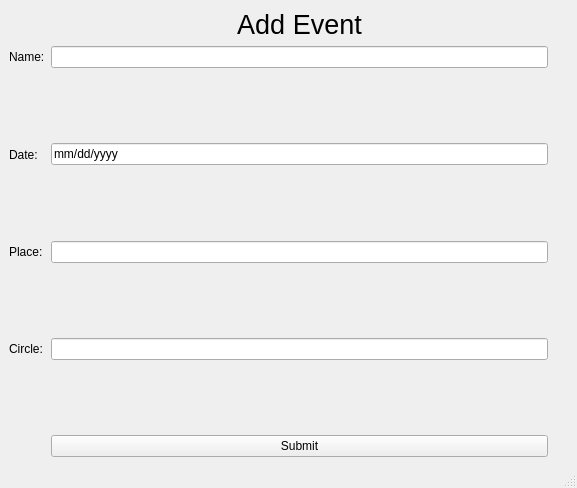
<?xml version="1.0" encoding="UTF-8"?>
<ui version="4.0">
 <class>MainWindow</class>
 <widget class="QMainWindow" name="MainWindow">
  <property name="geometry">
   <rect>
    <x>0</x>
    <y>0</y>
    <width>577</width>
    <height>488</height>
   </rect>
  </property>
  <property name="windowTitle">
   <string>Add Event</string>
  </property>
  <widget class="QWidget" name="centralwidget">
   <layout class="QGridLayout" name="gridLayout">
    <item row="4" column="1">
     <widget class="QLineEdit" name="circle_entry"/>
    </item>
    <item row="2" column="1">
     <widget class="QLineEdit" name="date_entry">
      <property name="text">
       <string>mm/dd/yyyy</string>
      </property>
     </widget>
    </item>
    <item row="2" column="0">
     <widget class="QLabel" name="date_label">
      <property name="text">
       <string>Date:</string>
      </property>
     </widget>
    </item>
    <item row="5" column="1">
     <widget class="QPushButton" name="submission_button">
      <property name="text">
       <string>Submit</string>
      </property>
     </widget>
    </item>
    <item row="1" column="0">
     <widget class="QLabel" name="name_label">
      <property name="text">
       <string>Name:</string>
      </property>
     </widget>
    </item>
    <item row="1" column="1">
     <widget class="QLineEdit" name="name_entry">
      <property name="text">
       <string/>
      </property>
     </widget>
    </item>
    <item row="3" column="0">
     <widget class="QLabel" name="date_label_2">
      <property name="text">
       <string>Place:</string>
      </property>
     </widget>
    </item>
    <item row="3" column="1">
     <widget class="QLineEdit" name="place_entry">
      <property name="text">
       <string/>
      </property>
     </widget>
    </item>
    <item row="4" column="0">
     <widget class="QLabel" name="data_label_3">
      <property name="text">
       <string>Circle:</string>
      </property>
     </widget>
    </item>
    <item row="0" column="1">
     <widget class="QLabel" name="title">
      <property name="font">
       <font>
        <pointsize>20</pointsize>
       </font>
      </property>
      <property name="text">
       <string>Add Event</string>
      </property>
      <property name="alignment">
       <set>Qt::AlignCenter</set>
      </property>
     </widget>
    </item>
    <item row="4" column="2">
     <spacer name="verticalSpacer_2">
      <property name="orientation">
       <enum>Qt::Vertical</enum>
      </property>
      <property name="sizeHint" stdset="0">
       <size>
        <width>20</width>
        <height>40</height>
       </size>
      </property>
     </spacer>
    </item>
    <item row="2" column="2">
     <spacer name="verticalSpacer">
      <property name="orientation">
       <enum>Qt::Vertical</enum>
      </property>
      <property name="sizeHint" stdset="0">
       <size>
        <width>20</width>
        <height>40</height>
       </size>
      </property>
     </spacer>
    </item>
   </layout>
  </widget>
  <widget class="QMenuBar" name="menubar">
   <property name="geometry">
    <rect>
     <x>0</x>
     <y>0</y>
     <width>577</width>
     <height>21</height>
    </rect>
   </property>
  </widget>
  <widget class="QStatusBar" name="statusbar"/>
 </widget>
 <resources/>
 <connections/>
</ui>
